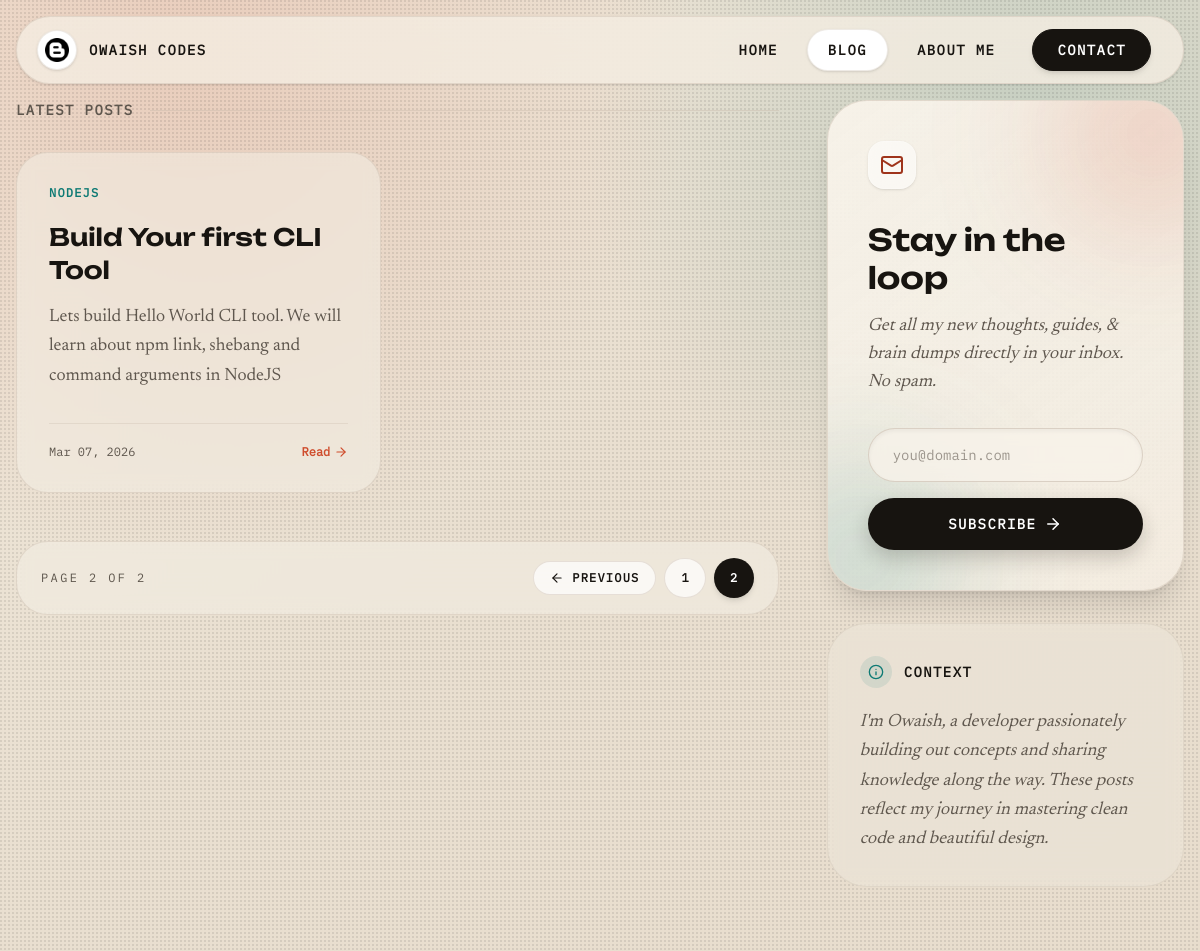
Screenshot of /blog/?page=2 with the database file from the repository.
### posts/models.py (models this page shows, shortened)
class Post(models.Model):
    class Status(models.TextChoices):
        DRAFT = 'DF', 'Draft'
        PUBLISHED = 'PU', 'Published'
    title = models.CharField(max_length=250)
    slug = models.SlugField(unique=True, max_length=250)
    description = models.CharField(max_length=250)
    body = models.TextField()
    category = models.CharField(max_length=10)
    author = models.ForeignKey(settings.AUTH_USER_MODEL, on_delete=models.CASCADE, related_name = 'blog_posts')
    published_at = models.DateTimeField(default=timezone.now, )
    created_at = models.DateTimeField(auto_now_add=True)
    updated_at = models.DateTimeField(auto_now=True)
    status = models.CharField(max_length=2, choices = Status, default = Status.DRAFT)
    class Meta:
        ordering = ["-published_at"]
        indexes = [models.Index(fields=["-published_at"]), ]

### posts/views.py (the view)
# urls.py: path('', views.get_all_posts, name="get_all_posts"),
def get_all_posts(request):
    published = Post.objects.filter(
        status=Post.Status.PUBLISHED, published_at__lte=timezone.now()
    )
    total_count = published.count()
    featured_blog = published.first()  # latest published post
    posts = published.exclude(pk=featured_blog.pk) if featured_blog else published
    paginator = Paginator(posts, 9)
    page_number = request.GET.get("page", 1)
    page_obj = paginator.get_page(page_number)
    return render(
        request,
        "posts/blog.html",
        {
            "posts": page_obj,
            "featured_blog": featured_blog,
            "total_count": total_count,
        },
    )

### posts/templates/posts/blog.html (shortened to what this page needs)
{% extends "base.html" %}
{% load static %}
{% block content %}
<div class="grid grid-cols-1 lg:grid-cols-12 gap-8 lg:gap-12 mb-16 relative">
  <div class="lg:col-span-8 flex flex-col gap-16 lg:gap-24">
    <section>
      <div class="flex items-center gap-4 mb-8">
        <h2 class="font-ibmMono text-sm tracking-widest uppercase text-muted font-semibold">
          {% if featured_blog and posts.number == 1 %}More Editorials{% else %}Latest Posts{% endif %}
        </h2>
        <div class="h-px flex-1 bg-line/40"></div>
      </div>
      {% if posts %}
      <div class="grid gap-6 sm:gap-8 sm:grid-cols-2">
        {% for post in posts %}
        <a href="{% url 'post_detail' post.slug %}" class="group block h-full">
          <article
            class="bg-panel/50 backdrop-blur-sm rounded-4xl p-6 lg:p-8 border border-line/40 hover:border-accent/40 hover:bg-panel transition-all duration-300 flex flex-col h-full hover:-translate-y-2 hover:shadow-xl relative overflow-hidden">
            {% if post.category %}
            <span
              class="font-ibmMono text-[10px] md:text-xs tracking-widest uppercase text-accent-alt mb-5 font-bold">{{ post.category }}</span>
            {% endif %}
            <h3
              class="font-unbounded text-xl md:text-2xl font-semibold mb-4 leading-snug group-hover:text-accent transition-colors duration-300">
              {{ post.title }}
            </h3>
            {% if post.description %}
            <p class="text-muted text-base lg:text-lg mb-8 line-clamp-3 flex-1 font-base leading-relaxed">{{ post.description }}</p>
            {% endif %}
            <div class="flex items-center justify-between mt-auto pt-5 border-t border-line/30">
              <span class="text-muted text-xs font-ibmMono">{{ post.published_at|date:"M d, Y" }}</span>
              <span
                class="text-accent text-xs font-ibmMono font-semibold group-hover:translate-x-1 transition-transform flex items-center gap-1">Read
                <svg width="14" height="14" viewBox="0 0 24 24" fill="none" stroke="currentColor" stroke-width="2"
                  stroke-linecap="round" stroke-linejoin="round">
                  <path d="M5 12h14" />
                  <path d="m12 5 7 7-7 7" />
                </svg></span>
            </div>
          </article>
        </a>
        {% endfor %}
      </div>
      {% if posts.paginator.num_pages > 1 %}
      <nav aria-label="Blog pagination"
        class="mt-12 rounded-[2rem] border border-line/40 bg-panel/50 backdrop-blur-sm px-4 py-4 sm:px-6">
        <div class="flex flex-col gap-4 sm:flex-row sm:items-center sm:justify-between">
          <div class="font-ibmMono text-xs uppercase tracking-[0.2em] text-muted">
            Page {{ posts.number }} of {{ posts.paginator.num_pages }}
          </div>
          <div class="flex flex-wrap items-center gap-2">
            {% if posts.has_previous %}
            <a href="?page={{ posts.previous_page_number }}"
              class="inline-flex items-center gap-2 rounded-full border border-line/40 bg-white/70 px-4 py-2 font-ibmMono text-xs font-semibold uppercase tracking-widest text-ink transition-all duration-300 hover:-translate-y-0.5 hover:border-accent hover:text-accent">
              <svg width="14" height="14" viewBox="0 0 24 24" fill="none" stroke="currentColor" stroke-width="2"
                stroke-linecap="round" stroke-linejoin="round">
                <path d="M19 12H5" />
                <path d="m12 19-7-7 7-7" />
              </svg>
              Previous
            </a>
            {% endif %}
            {% for page_number in posts.paginator.page_range %}
            {% if page_number == posts.number %}
            <span
              class="inline-flex h-10 min-w-10 items-center justify-center rounded-full bg-ink px-4 font-ibmMono text-xs font-bold text-white shadow-md">
              {{ page_number }}
            </span>
            {% elif page_number >= posts.number|add:"-1" and page_number <= posts.number|add:"1" %}
            <a href="?page={{ page_number }}"
              class="inline-flex h-10 min-w-10 items-center justify-center rounded-full border border-line/40 bg-white/70 px-4 font-ibmMono text-xs font-semibold text-ink transition-all duration-300 hover:-translate-y-0.5 hover:border-accent hover:text-accent">
              {{ page_number }}
            </a>
            {% elif page_number == posts.number|add:"-2" or page_number == posts.number|add:"2" %}
            <span class="hidden sm:inline-flex items-center justify-center px-1 font-ibmMono text-xs text-muted">...</span>
            {% endif %}
            {% endfor %}
          </div>
        </div>
      </nav>
      {% endif %}
      {% endif %}
    </section>
  </div>
  <div class="lg:col-span-4 flex flex-col gap-8 relative z-20">
    <div class="sticky top-6 flex flex-col gap-8">
      <section id="subscribe"
        class="subscribe-card relative rounded-[2.5rem] p-8 lg:p-10 overflow-hidden border border-line/40 shadow-xl group">
        <div
          class="absolute -right-16 -top-16 w-48 h-48 bg-accent/20 rounded-full blur-3xl transition-transform duration-700 group-hover:scale-150 group-hover:bg-accent/30 pointer-events-none">
        </div>
        <div class="relative z-10">
          <div
            class="w-12 h-12 bg-white/50 backdrop-blur-md rounded-2xl flex items-center justify-center mb-8 shadow-sm border border-white/20">
            <svg width="24" height="24" viewBox="0 0 24 24" fill="none" stroke="currentColor" stroke-width="2"
              stroke-linecap="round" stroke-linejoin="round" class="text-accent-deep">
              <rect width="20" height="16" x="2" y="4" rx="2" />
              <path d="m22 7-8.97 5.7a1.94 1.94 0 0 1-2.06 0L2 7" />
            </svg>
          </div>
          <h2 class="text-3xl lg:text-3xl font-unbounded font-semibold mb-4 text-ink leading-tight">
            Stay in the loop
          </h2>
          <p class="text-muted font-base text-lg italic mb-8">
            Get all my new thoughts, guides, & brain dumps directly in your inbox. No spam.
          </p>
          <form action="" class="flex flex-col gap-4">
            <div class="relative font-ibmMono">
              <input id="email-address" name="email-address" type="email" placeholder="you@domain.com" required
                class="w-full bg-panel/80 backdrop-blur-sm border border-line/60 rounded-full px-6 py-4 text-sm text-ink outline-none focus:border-accent focus:ring-2 focus:ring-accent/20 transition-all shadow-inner placeholder:text-muted/60" />
            </div>
            <button id="subscribe-btn"
              class="w-full relative overflow-hidden rounded-full font-ibmMono text-sm tracking-widest uppercase text-white hover:cursor-pointer bg-ink group/btn py-4 flex items-center justify-center gap-2 transition-all hover:bg-accent-deep shadow-[0_8px_20px_rgba(23,20,16,0.2)] hover:shadow-[0_12px_24px_rgba(159,52,27,0.3)]">
              <span class="relative z-10 font-bold">Subscribe</span>
              <svg width="18" height="18" viewBox="0 0 24 24" fill="none" stroke="currentColor" stroke-width="2"
                stroke-linecap="round" stroke-linejoin="round"
                class="relative z-10 transition-transform group-hover/btn:translate-x-1">
                <path d="M5 12h14" />
                <path d="m12 5 7 7-7 7" />
              </svg>
            </button>
          </form>
        </div>
      </section>
      <div
        class="rounded-[2.5rem] bg-panel/30 border border-line/30 p-8 backdrop-blur-sm group hover:border-accent-alt/30 transition-colors">
        <h3 class="font-ibmMono text-sm tracking-widest uppercase text-ink font-semibold mb-5 flex items-center gap-3">
          <div
            class="w-8 h-8 rounded-full bg-accent-alt/10 flex items-center justify-center text-accent-alt group-hover:scale-110 transition-transform">
            <svg width="16" height="16" viewBox="0 0 24 24" fill="none" stroke="currentColor" stroke-width="2"
              stroke-linecap="round" stroke-linejoin="round">
              <circle cx="12" cy="12" r="10" />
              <path d="M12 16v-4" />
              <path d="M12 8h.01" />
            </svg>
          </div>
          Context
        </h3>
        <p class="font-base text-muted leading-relaxed italic text-lg">
          I'm Owaish, a developer passionately building out concepts and sharing knowledge along the way. These posts
          reflect my journey in mastering clean code and beautiful design.
        </p>
      </div>
    </div>
  </div>
</div>
{% endblock %}

### rows the page displays
Post: category "NODEJS", title "Build Your first CLI Tool", description "Lets build Hello World CLI tool. We will learn about npm link, shebang and command arguments in NodeJS", published_at "Mar 07, 2026"

### other values shown
{{ posts.number }} "2"
{{ posts.paginator.num_pages }} "2"
{{ page_number }} "1"
{{ page_number }} "2"
